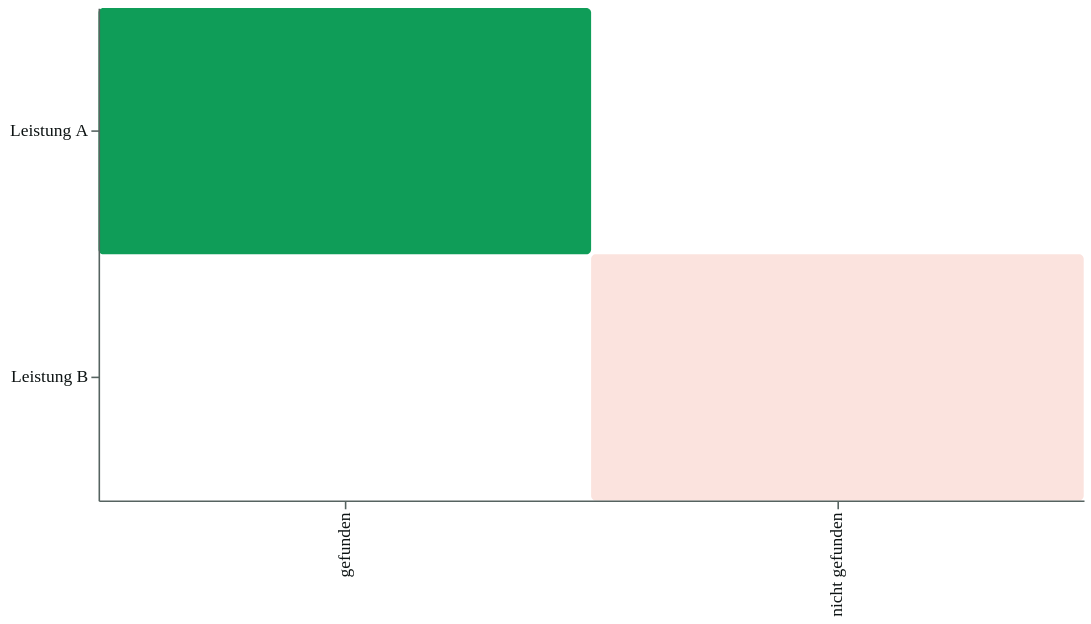

Here is the Vega-Lite specification saved for this chart:
### Vega-Lite specification from a JSON file in a GitHub repository (floating-point values rounded to 4 significant figures)
{"$schema": "https://vega.github.io/schema/vega-lite/v6.json", "description": "Pixelkiez approved template V06_QUERY_COVERAGE: Suchanfragen-Abdeckung", "usermeta": {"template_id": "V06_QUERY_COVERAGE", "name": "Suchanfragen-Abdeckung", "purpose": "Statusmatrix je Suchanfrage", "brand_contract": "pixelkiez-v1"}, "width": 620, "height": 310, "data": {"values": [{"query": "Leistung A", "status": "gefunden", "value": 1}, {"query": "Leistung B", "status": "nicht gefunden", "value": 0}]}, "mark": {"type": "rect", "cornerRadius": 3}, "encoding": {"y": {"field": "query", "type": "nominal", "axis": {"title": null}}, "x": {"field": "status", "type": "nominal", "axis": {"title": null}}, "color": {"field": "value", "type": "quantitative", "scale": {"domain": [0, 1], "range": ["#FBE3DE", "#0F9D58"]}, "legend": null}}, "config": {"background": "#FFFFFF", "font": "Schibsted Grotesk", "title": {"font": "Schibsted Grotesk", "fontSize": 18, "fontWeight": 700, "color": "#0E1414", "anchor": "start"}, "axis": {"labelFont": "IBM Plex Mono", "labelFontSize": 11, "titleFont": "Schibsted Grotesk", "titleFontSize": 12, "labelColor": "#0E1414", "titleColor": "#0E1414", "gridColor": "#C6D4D1", "domainColor": "#566360", "tickColor": "#566360"}, "legend": {"labelFont": "Schibsted Grotesk", "labelFontSize": 11, "titleFont": "Schibsted Grotesk", "titleFontSize": 12, "labelColor": "#0E1414", "titleColor": "#0E1414"}, "view": {"stroke": null}}}
